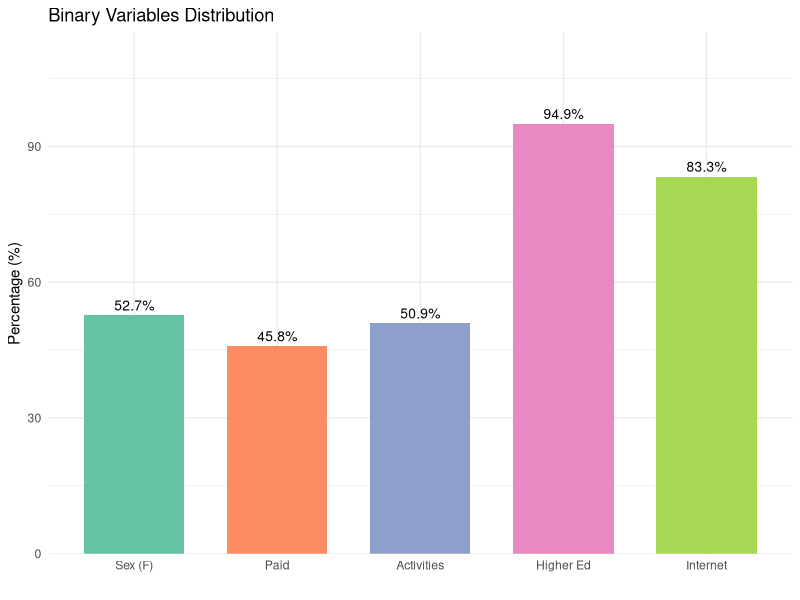
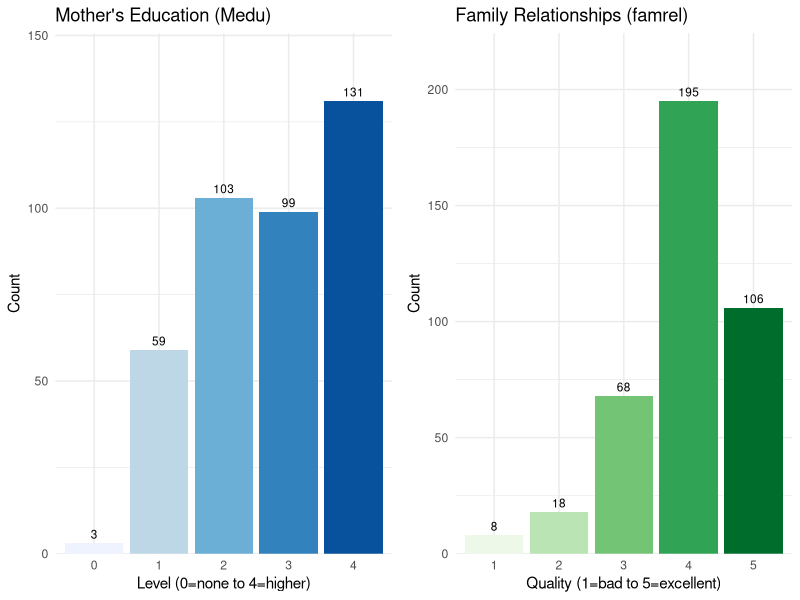
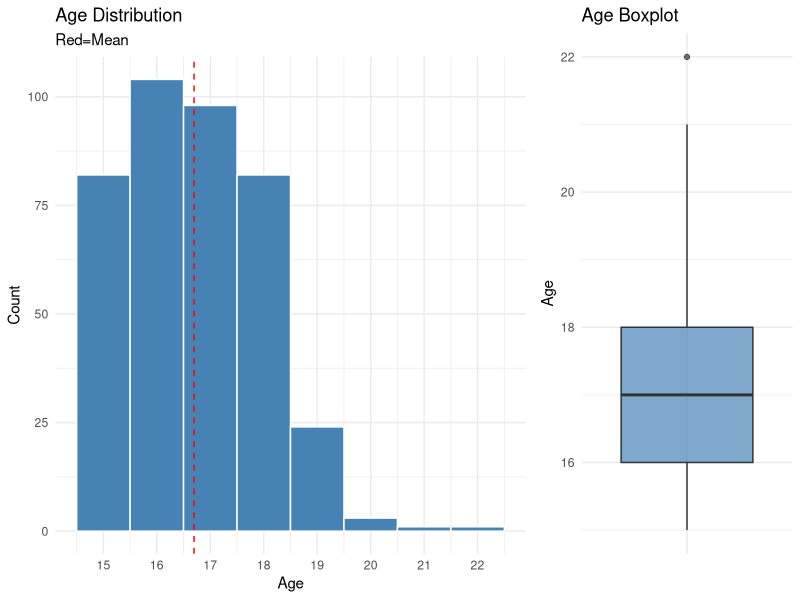
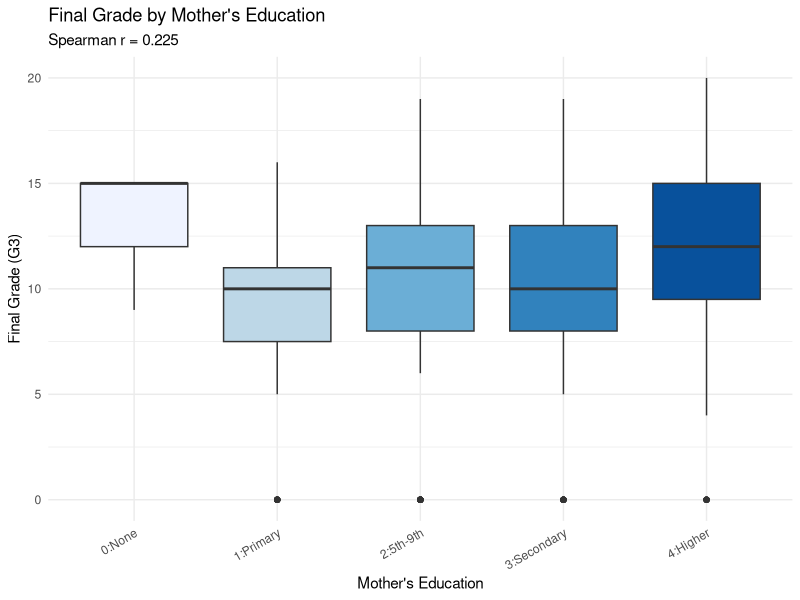

Write R code to recreate these figures, in order.
## ---- chunk 1
knitr::opts_chunk$set(echo = FALSE, warning = FALSE, message = FALSE)
library(readr)
library(dplyr)
library(ggplot2)
library(knitr)
library(gridExtra)
## ---- chunk 2
data <- read_csv("student-mat-selected.csv")
cat("Dataset:", nrow(data), "rows x", ncol(data), "columns\n")
## ---- chunk 3
binary_summary <- data.frame(
  Variable = c("sex (F/M)", "paid", "activities", "higher", "internet"),
  Yes_n = c(sum(data$sex == "F"), sum(data$paid == "yes"), sum(data$activities == "yes"),
            sum(data$higher == "yes"), sum(data$internet == "yes")),
  Yes_pct = c(round(mean(data$sex == "F")*100,1), round(mean(data$paid == "yes")*100,1),
              round(mean(data$activities == "yes")*100,1), round(mean(data$higher == "yes")*100,1),
              round(mean(data$internet == "yes")*100,1)),
  No_n = c(sum(data$sex == "M"), sum(data$paid == "no"), sum(data$activities == "no"),
           sum(data$higher == "no"), sum(data$internet == "no")),
  Mode = c("F", "no", "yes", "yes", "yes")
)
kable(binary_summary, caption = "Binary Variables Summary", col.names = c("Variable", "Yes/F (n)", "Yes/F (%)", "No/M (n)", "Mode"))
## ---- chunk 4
binary_data <- data.frame(
  Variable = factor(c("Sex (F)", "Paid", "Activities", "Higher Ed", "Internet"),
                    levels = c("Sex (F)", "Paid", "Activities", "Higher Ed", "Internet")),
  Percentage = c(mean(data$sex == "F")*100, mean(data$paid == "yes")*100,
                 mean(data$activities == "yes")*100, mean(data$higher == "yes")*100,
                 mean(data$internet == "yes")*100)
)
ggplot(binary_data, aes(x = Variable, y = Percentage, fill = Variable)) +
  geom_bar(stat = "identity", width = 0.7) +
  geom_text(aes(label = paste0(round(Percentage, 1), "%")), vjust = -0.5, size = 3.5) +
  scale_y_continuous(expand = expansion(mult = c(0, 0.15)), limits = c(0, 100)) +
  scale_fill_brewer(palette = "Set2") +
  labs(title = "Binary Variables Distribution", x = "", y = "Percentage (%)") +
  theme_minimal() + theme(legend.position = "none")
## ---- chunk 5
ordinal_summary <- data.frame(
  Variable = c("Medu (0-4)", "famrel (1-5)"),
  Mode = c(names(which.max(table(data$Medu))), names(which.max(table(data$famrel)))),
  Median = c(median(data$Medu), median(data$famrel)),
  Distribution = c("3>59, 103>99>131 (skewed to higher)", "4>195, 5>86 (mostly good)")
)
kable(ordinal_summary, caption = "Ordinal Variables Summary")
## ---- chunk 6
p1 <- ggplot(data, aes(x = factor(Medu), fill = factor(Medu))) +
  geom_bar() + geom_text(stat = "count", aes(label = ..count..), vjust = -0.5, size = 3) +
  scale_fill_brewer(palette = "Blues") +
  scale_x_discrete(labels = c("0", "1", "2", "3", "4")) +
  scale_y_continuous(expand = expansion(mult = c(0, 0.15))) +
  labs(title = "Mother's Education (Medu)", x = "Level (0=none to 4=higher)", y = "Count") +
  theme_minimal() + theme(legend.position = "none")

p2 <- ggplot(data, aes(x = factor(famrel), fill = factor(famrel))) +
  geom_bar() + geom_text(stat = "count", aes(label = ..count..), vjust = -0.5, size = 3) +
  scale_fill_brewer(palette = "Greens") +
  scale_x_discrete(labels = c("1", "2", "3", "4", "5")) +
  scale_y_continuous(expand = expansion(mult = c(0, 0.15))) +
  labs(title = "Family Relationships (famrel)", x = "Quality (1=bad to 5=excellent)", y = "Count") +
  theme_minimal() + theme(legend.position = "none")

grid.arrange(p1, p2, ncol = 2)
## ---- chunk 7
cat("Mean:", round(mean(data$age), 2), "| Median:", median(data$age), "| Mode:", names(which.max(table(data$age))),
    "| SD:", round(sd(data$age), 2), "| Range:", min(data$age), "-", max(data$age), "| IQR:", IQR(data$age), "\n")
## ---- chunk 8
p1 <- ggplot(data, aes(x = age)) +
  geom_histogram(binwidth = 1, fill = "steelblue", color = "white") +
  geom_vline(aes(xintercept = mean(age)), color = "red", linetype = "dashed") +
  labs(title = "Age Distribution", subtitle = "Red=Mean", x = "Age", y = "Count") +
  scale_x_continuous(breaks = 15:22) + theme_minimal()

p2 <- ggplot(data, aes(x = "", y = age)) +
  geom_boxplot(fill = "steelblue", alpha = 0.7) +
  labs(title = "Age Boxplot", x = "", y = "Age") + theme_minimal()

grid.arrange(p1, p2, ncol = 2, widths = c(2, 1))
## ---- chunk 9
bivariate_stats <- data %>% group_by(Medu) %>%
  summarise(n = n(), Mean_G3 = round(mean(G3), 2), SD = round(sd(G3), 2), .groups = "drop")
kable(bivariate_stats, caption = "G3 by Medu Level")

spearman_cor <- cor(data$Medu, data$G3, method = "spearman")
cat("Spearman r =", round(spearman_cor, 3), "\n")
## ---- chunk 10
ggplot(data, aes(x = factor(Medu), y = G3, fill = factor(Medu))) +
  geom_boxplot() +
  scale_fill_brewer(palette = "Blues") +
  scale_x_discrete(labels = c("0:None", "1:Primary", "2:5th-9th", "3:Secondary", "4:Higher")) +
  labs(title = "Final Grade by Mother's Education", subtitle = paste("Spearman r =", round(spearman_cor, 3)),
       x = "Mother's Education", y = "Final Grade (G3)") +
  theme_minimal() + theme(legend.position = "none", axis.text.x = element_text(angle = 30, hjust = 1))
